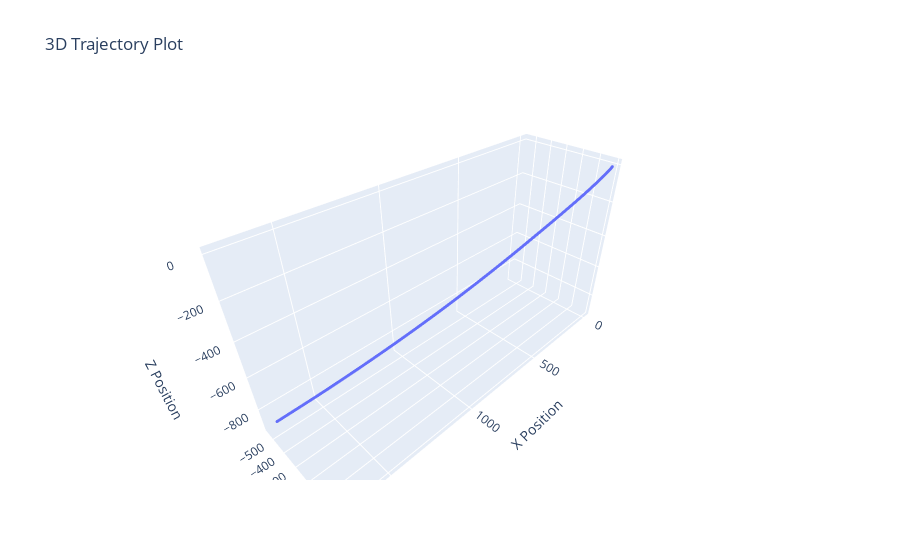

Notebook source saved alongside this figure:
### Markdown cell above
## Zero-Correction Kinematic Estimation

### Code cell
orientation = Rotation.from_quat([[1, 0, 0, 0]])
gravity = np.array([0, 0, -9.81])

velocity = np.zeros_like(acc_data)
position = np.zeros_like(acc_data)

for i in range(1, len(acc_data)):
    gyro_delta = gyro_data[i - 1] * delta_t
    orientation = orientation * Rotation.from_rotvec(gyro_delta)

    # rotate acc to global frame and sub gravity
    acc_GF = orientation.apply(acc_data[i - 1]) + gravity

    velocity[i] = velocity[i - 1] + acc_GF * delta_t
    position[i] = position[i - 1] + velocity[i] * delta_t

plot_trajectory(position)
compute_metrics(position, position_data)

### Figure 1 — Plotly figure (JSON) as saved in the notebook; plotly's stock layout.template omitted (floating-point values rounded to 4 significant figures; data arrays with more than 128 entries replaced by an {"elided": "..."} marker saying what was removed)
{"data": [{"marker": {"size": 1}, "mode": "markers+lines", "type": "scatter3d", "x": {"elided": "5000 float values"}, "y": {"elided": "5000 float values"}, "z": {"elided": "5000 float values"}}], "layout": {"scene": {"xaxis": {"title": {"text": "X Position"}}, "yaxis": {"title": {"text": "Y Position"}}, "zaxis": {"title": {"text": "Z Position"}}}, "title": {"text": "3D Trajectory Plot"}}}
